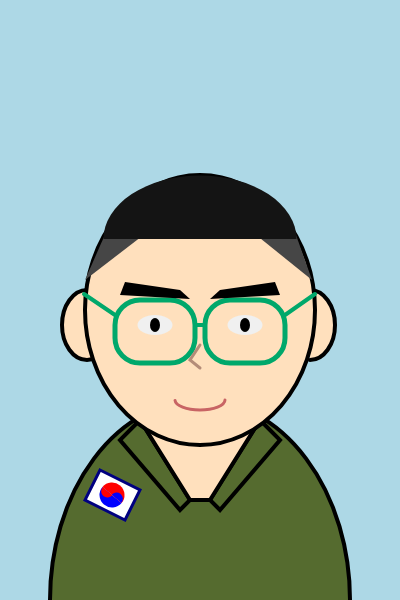
Frame 1 (no input)
Frame 60 (no input): identical to frame 1, image omitted
Frame 120 (the mouse pressed at the canvas centre since frame 60): identical to frame 1, image omitted

The p5.js sketch that drew this single still picture (run headless with seeded random() and noise() and a simulated clock; from frame 60 on, the mouse is pressed at the canvas centre):

// p5.js sketch
// ── sketch.js
function setup() {
  createCanvas(400, 600);
}

function draw() {
  background(173, 216, 230);  
  
  // 몸
  stroke(0);
  strokeWeight(4);
  fill(85, 107, 47);
  arc(200, 600, 300, 400, radians(180), radians(0));
  
  // 카라
  quad(140, 420, 120, 440, 180, 510, 190, 500);
  quad(260, 420, 280, 440, 220, 510, 210, 500);
  
  // 목
  fill(255, 224, 189);
  quad(140, 420, 190, 500, 210, 500, 260, 420);
 
  // 귀
  strokeWeight(4);
  fill(255, 224, 189);
  arc(87, 325, 50, 70, radians(0), radians(270));
  arc(310, 325, 50, 70, radians(180), radians(90));

  // 얼굴
  stroke(0);
  fill(255, 224, 189);
  ellipse(200, 310, 230, 270);
  
  // 머리카락
  fill(70);
  noStroke();
  triangle(85, 280, 150, 230, 107, 230);
  triangle(312, 280, 250, 230, 296, 235);
  fill(20);
  arc(200, 239, 193, 127, radians(180), radians(0));
  
  // 안경
  noFill();
  stroke(0, 168, 107);
  strokeWeight(5);
  rect(115, 300, 80, 63, 25); 
  rect(205, 300, 80, 63, 25);
  strokeWeight(4);
  line(195, 325, 205, 325); 
  line(84, 294, 115, 315); 
  line(285, 315, 315, 294);

  // 눈
  noStroke();
  fill(240);
  ellipse(245, 325, 35, 20);
  ellipse(155, 325, 35, 20);
  fill(0);
  ellipse(155, 325, 10, 14);
  ellipse(245, 325, 10, 14);
  
  // 눈썹
  quad(120, 295, 125, 282, 180, 290, 190, 299);
  quad(280, 295, 275, 282, 220, 290, 210, 299);  
  
  // 코
  stroke(180, 140, 120);
  strokeWeight(3);
  noFill();
  beginShape();
  vertex(200, 345);
  vertex(190, 360);
  vertex(200, 368);
  endShape();

  // 입
  stroke(200, 100, 100);
  arc(200, 400, 50, 20, radians(0.2), radians(179));
  
  // 왼어깨 마크 (태극 문양 레이어)
  stroke(0, 0, 128);
  fill(255);
  quad(100, 470, 140, 490, 125, 520, 85, 500);
  noStroke();
  fill(0, 0, 255);
  arc(112, 495, 25, 25, radians(40), radians(220)); 
  fill(255, 0, 0);
  arc(112, 495, 25, 25, radians(220), radians(400));
  fill(255, 0, 0);
  arc(107.4, 491.2, 12.5, 12.5, radians(40), radians(220));
  fill(0, 0, 255);
  arc(116.6, 498.8, 12.5, 12.5, radians(220), radians(400));

}
